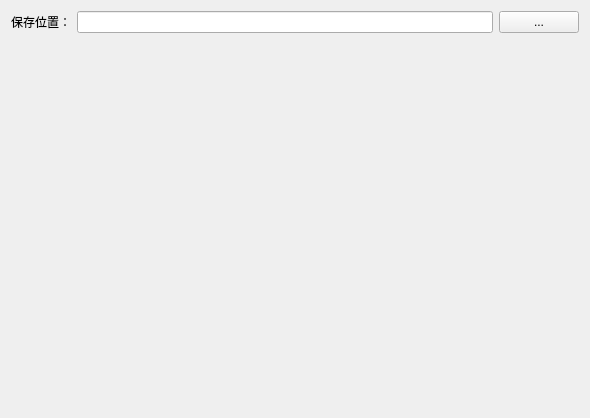
<?xml version="1.0" encoding="UTF-8"?>
<ui version="4.0">
 <class>Form</class>
 <widget class="QWidget" name="Form">
  <property name="geometry">
   <rect>
    <x>0</x>
    <y>0</y>
    <width>590</width>
    <height>418</height>
   </rect>
  </property>
  <property name="windowTitle">
   <string>设置</string>
  </property>
  <property name="windowIcon">
   <iconset>
    <normaloff>../resources/images/settings.png</normaloff>../resources/images/settings.png</iconset>
  </property>
  <layout class="QGridLayout" name="gridLayout_2">
   <item row="1" column="0">
    <spacer name="verticalSpacer">
     <property name="orientation">
      <enum>Qt::Vertical</enum>
     </property>
     <property name="sizeHint" stdset="0">
      <size>
       <width>20</width>
       <height>40</height>
      </size>
     </property>
    </spacer>
   </item>
   <item row="0" column="0">
    <layout class="QGridLayout" name="gridLayout">
     <item row="0" column="1">
      <widget class="QLineEdit" name="show_path"/>
     </item>
     <item row="0" column="0" alignment="Qt::AlignRight">
      <widget class="QLabel" name="label">
       <property name="text">
        <string>保存位置：</string>
       </property>
      </widget>
     </item>
     <item row="0" column="2">
      <widget class="QPushButton" name="select_file_btn">
       <property name="text">
        <string>...</string>
       </property>
      </widget>
     </item>
    </layout>
   </item>
  </layout>
 </widget>
 <resources/>
 <connections/>
</ui>
